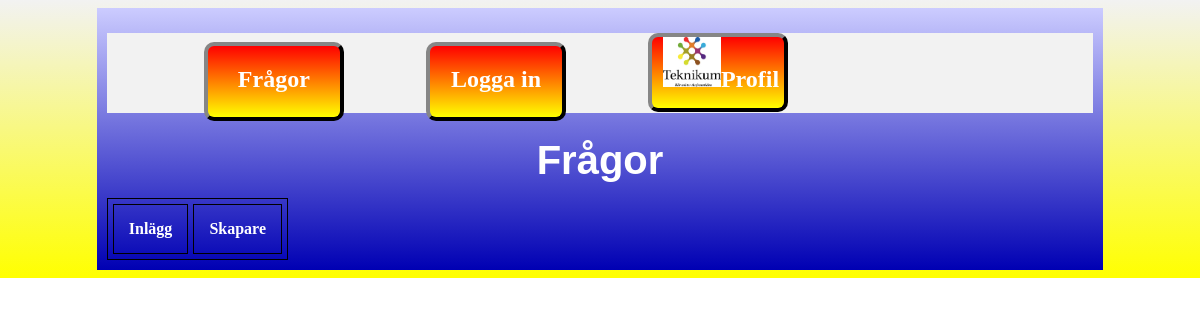
Page /htdocs/html/index.php on the earlier database version.
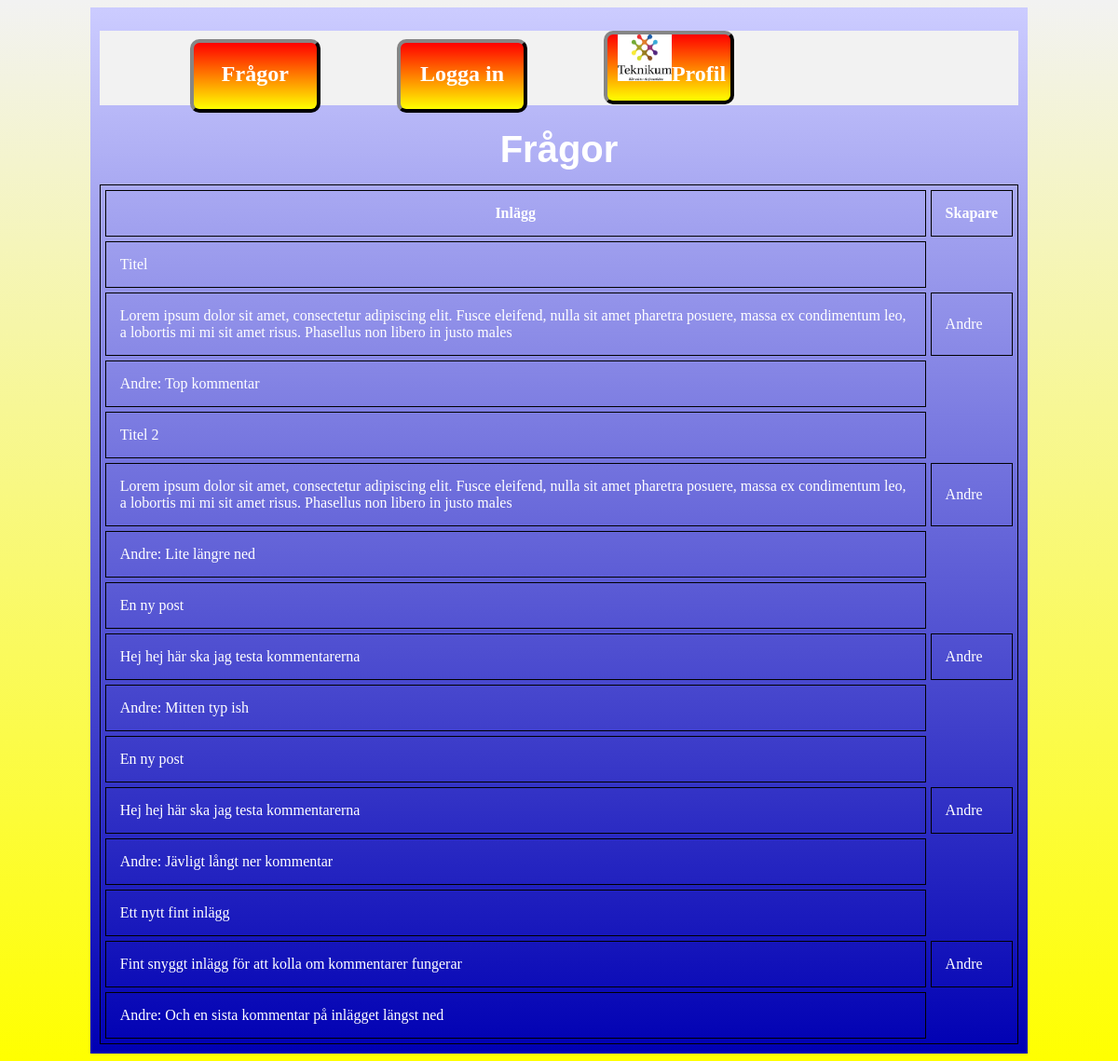
Same page on the later database version.
### tables this page shows
CREATE TABLE `posts` (
  `PostID` int(30) NOT NULL,
  `skapare` int(10) NOT NULL,
  `titel` varchar(50) NOT NULL,
  `text` varchar(200) NOT NULL
);

CREATE TABLE `users` (
  `UserID` int(10) UNSIGNED NOT NULL,
  `username` varchar(20) NOT NULL,
  `password` varchar(100) NOT NULL,
  `bio` varchar(100) NOT NULL,
  `profilbild` varchar(50) NOT NULL,
  `status` int(10) NOT NULL
);

CREATE TABLE `kommentarer` (
  `KommentarID` int(100) NOT NULL,
  `PostID` int(11) NOT NULL,
  `UserID` int(11) NOT NULL,
  `text` varchar(100) NOT NULL
);

### htdocs/html/index.php (called while the page is built, shortened)
<?php
$h1 = "Frågor";
 require "../php/Templates/Template_index.php";
?>

### htdocs/php/Templates/Template_index.php (the view, shortened to what this page needs)
<?php
include"Connect.php";
$sql= "SELECT * FROM posts";
	$respost = $dbh->prepare($sql);
	$respost->execute();
	$resultpost =$respost->get_result();
?>
<!DOCTYPE html>
<html lang="sv">
  <head>
		 <link rel="stylesheet" href="../../html/css/stilmall.css">
	</head>
  <body id="index">
    <div id="wrapper">
			<main>
				<?php
				 require "../php/Meny.php";
				 require "../php/Header.php";
				?>
<table>
  <tr>
    <th>Inlägg</th>
    <th>Skapare</th>
  </tr>
  <?php
  while($row = $resultpost->fetch_assoc()) {
	$sql2= "SELECT username FROM users WHERE UserID=?";
	$res2 = $dbh->prepare($sql2);
	$res2->bind_param("i", $row['skapare']);
	$res2->execute();
	$result2 =$res2->get_result();
	$name = $result2->fetch_assoc();
	$name = $name['username'];
echo <<<Nyttinlagg
	<tr> <td>
	{$row['titel']}
	</td></tr>
	<tr><td>
    {$row['text']}
	</td><td>
	{$name}
	</td></tr>
Nyttinlagg;
	$sql= "SELECT * FROM kommentarer WHERE PostID=?";
	$reskommentar = $dbh->prepare($sql);
	$reskommentar->bind_param("i", $row['PostID']);
	$reskommentar->execute();
	$resultkommentar =$reskommentar->get_result();
	echo "<tr><td>";
	while($rowkommentar = $resultkommentar->fetch_assoc()) {
	$sqltemp = "SELECT username FROM users WHERE UserID=?";
	$restemp = $dbh->prepare($sqltemp);
	$restemp->bind_param("i", $rowkommentar['UserID']);
	$restemp->execute();
	$resulttemp =$restemp->get_result();
	$name = $resulttemp->fetch_assoc();
		echo $name['username']; echo": "; echo $rowkommentar['text'];
		echo "<br>";
	}
  echo "</td></tr>";
	}
 ?>
</table>
			</main>
		</div>
  </body>
</html>

### htdocs/php/Meny.php
<?php
if (isset($_SESSION['username'])) {
	echo $Meny2 = <<<HTML
		<nav>
	<ul>
		<li><a href="index.php">Frågor</a></li>
		<li><a href="logout.php">Logga ut</a></li>
		<li>
		<a href="profil.php?value={$_SESSION['username']}"><img class="profilruta" src = "../html/bilder/teknikum.jpg" alt = "profilbild">Profil</a>
		</li>
	</ul>
</nav>
HTML;
} else {
	echo $Meny1 = <<<HTML
		<nav>
	<ul>
		<li><a href="index.php">Frågor</a></li>
		<li><a href="login.php">Logga in</a></li>
		<li>
		<a href="profil.php"><img class="profilruta" src = "../html/bilder/teknikum.jpg" alt = "profilbild">Profil</a>
		</li>
	</ul>
</nav>
HTML;
}
?>

### htdocs/php/Header.php
<header>
			<h1><?php echo $h1; ?> </h1>
		</header>

### htdocs/html/css/stilmall.css (style rules this page uses)
body { background:#f2f2f2; background: linear-gradient(#f2f2f2, yellow); background-repeat:no-repeat; }
nav { background-color:#f2f2f2; color:#f2f2f2; font-size:1.5em; font-family:cursive; font-weight:bold; height:80px; width:100%; margin-top:15px; margin-bottom: 15px; }
ul { list-style-type:none; height:99%; margin-top:0; margin-bottom:0; }
header { height:70px; }
header>h1 { font-size:2.5em; font-family:Verdana, arial; text-align: center; padding-top:10px; margin:0; }
table, th, td { border: 1px solid black; }
th, td { padding: 15px; }
table { border-spacing: 5px; }
ul li { display: inline-block; height: 90%; margin-left:8%; margin-top:auto; margin-bottom:auto; background: red; background: linear-gradient(red, yellow); border: 4px outset #323232; width:14%; text-align:center; border-radius: 10px; }
.profilruta { height:70%; }
ul li:before { content: ''; display: inline-block; vertical-align: middle; height: 100%; }
ul li:first-of-type { margin-left:6%; }
ul a { text-decoration:none; }
a:link,a:visited,a:focus,a:hover,a:active { color: white; }
#wrapper { width:85%; margin:0 auto; background:#ccccff; background: linear-gradient(#ccccff, #0000b3); color:white; }
main { padding:10px; color:white; }
main:after { content:""; display:block; clear:both; }

Differences in the rows shown:
added posts: titel "Titel", text "Lorem ipsum dolor sit amet, consectetur adipiscing elit. Fusce eleifend, nulla sit amet pharetra posuere, massa ex condimentum leo, a lobortis mi mi sit amet risus. Phasellus non libero in justo males", users.username "Andre"
added kommentarer: UserID.username "Andre", text "Top kommentar", shown under "Titel"
added posts: titel "Titel 2", text "Lorem ipsum dolor sit amet, consectetur adipiscing elit. Fusce eleifend, nulla sit amet pharetra posuere, massa ex condimentum leo, a lobortis mi mi sit amet risus. Phasellus non libero in justo males", users.username "Andre"
added kommentarer: UserID.username "Andre", text "Lite längre ned", shown under "Titel 2"
added posts: titel "En ny post", text "Hej hej här ska jag testa kommentarerna", users.username "Andre"
added kommentarer: UserID.username "Andre", text "Mitten typ ish", shown under "En ny post"
added posts: titel "En ny post", text "Hej hej här ska jag testa kommentarerna", users.username "Andre"
added kommentarer: UserID.username "Andre", text "Jävligt långt ner kommentar", shown under "En ny post"
added posts: titel "Ett nytt fint inlägg", text "Fint snyggt inlägg för att kolla om kommentarer fungerar", users.username "Andre"
added kommentarer: UserID.username "Andre", text "Och en sista kommentar på inlägget längst ned", shown under "Ett nytt fint inlägg"
